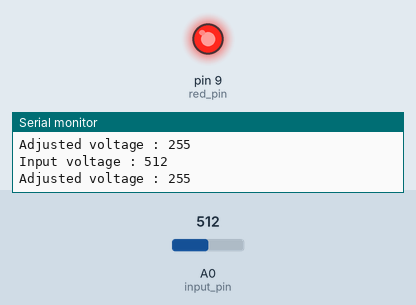
A sketch run on a simulated Arduino Uno, built with avr-gcc and run on an emulated ATmega328P. Shown: output pins drawn as LEDs (lit = HIGH), the last lines printed to the serial monitor. Inputs (shaded band) come from the test bench; at power-on: A0 (input_pin) = 512.

Above: at 1.8 s.
1.9 s: A0 (input_pin) set to 191
3.4 s: A0 (input_pin) set to 166
At 5.2 s:
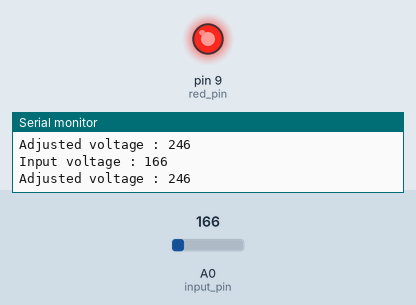
5.5 s: A0 (input_pin) set to 122
At 6.8 s:
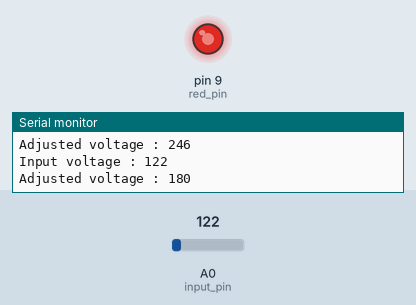
7.5 s: A0 (input_pin) set to 0
At 8.3 s:
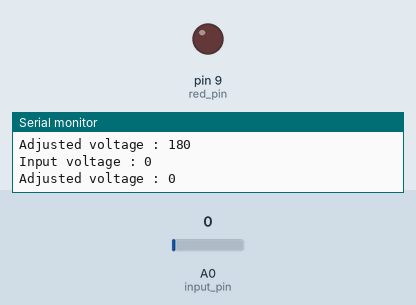
Timing chart, 0 to 10.5 s (numbered marks = the images above; inputs shaded):
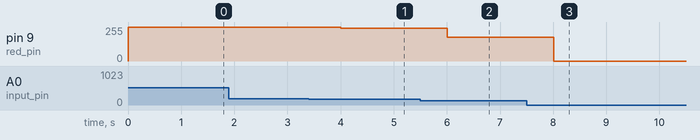

The sketch:

sketch_part1.ino
```cpp
int input_pin = A0;               // Pin where voltage from voltage divider is taken as input
int red_pin = 9;                  // Pin where analog value is output to power red LED
int input_voltage = 0;            // The unmodified input voltage
int adjusted_voltage = 0;         // The adjusted input voltage


void setup() {
  pinMode(input_pin, INPUT);
  pinMode(red_pin, OUTPUT);
  Serial.begin(9600);

}

void loop() {
  input_voltage = analogRead(input_pin);  // Takes the input voltage, then maps it to some value [0, 1023]

  adjusted_voltage = constrain((6*(map(input_voltage, 0, 1023, 0, 255))),0,255);
  // We want to re-map the input voltage value to the range [0, 255]
  // We multiply by 6 to account for the low input voltage
  // Constrain is used to hard limit output values between 0 and 255

  Serial.print("Input voltage : ");  // Print the input voltage; mapped [0, 5], to [0, 1023]
  Serial.println(input_voltage);

  Serial.print("Adjusted voltage : ");  // Print the output voltage to LED; mapped [0, 5], to [0, 255]
  Serial.println(adjusted_voltage);

  analogWrite(red_pin, adjusted_voltage);  // Output voltage to power RGB LED

  delay(1000); // One second delay, so serial output and LED are only updated once per second


}

//Implementing AnalogRead() using I/O Registers
/*
        We first set which pin the ADC will read from using the ADMUX register.Bits 3:0 set which pin, and A0 is set by 0000.
   The ADC is started by writing 0 to the "Power Reduction ADC bit in the Power Reduction
Register (PRR.PRADC), and writing a '1' to the ADC Start Conversion bit in the ADC Control and Status
Register A (ADCSRA.ADSC)." We can determine when the ADC is finished by polling the ADSC bit, once the ADC has completed
the operation, it will go back to 0. Once it has gone back to zero we can read the 10-bit result from reading ADCL, which has the
lower 8 bits, and ADCH, which has the upper 2 bits. We can discard bits 2-7 in ADCH.
*/
```

Measured:
- after the input at 3.4 s, pin 9 (red_pin): 255/255 → 246/255 after 0.60 s
- after the input at 5.5 s, pin 9 (red_pin): 246/255 → 180/255 after 0.51 s
- after the input at 7.5 s, pin 9 (red_pin): 180/255 → 0/255 after 0.51 s
